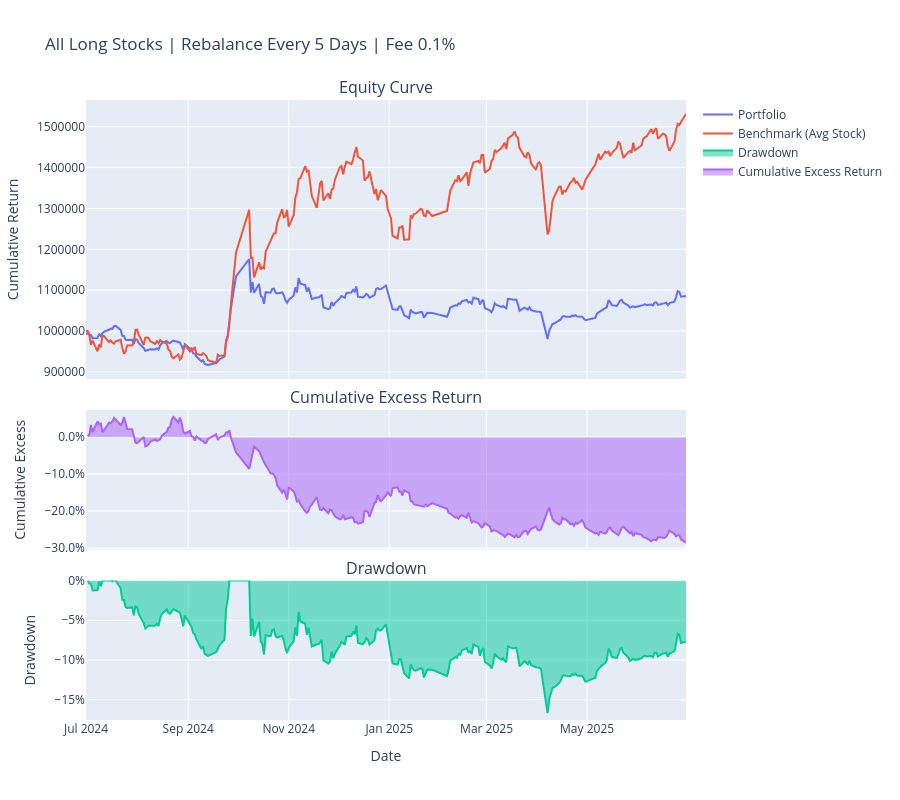

Notebook code cell kept with this figure:
### Code cell
import warnings
from util import *

warnings.filterwarnings("ignore")

# ===================== 全多头策略配置 =====================
CONFIG = {
    "INITIAL_CASH": 1_000_000,       # 初始资金
    "START_DATE": "2024-07-01",      # 回测开始日期
    "END_DATE": "2025-06-30",        # 回测结束日期
    "REBALANCE_FREQ": 5,             # 调仓频率（每N个选股日）
    "PRICE_FILE": "data/eod_prices.parquet",    # 价格文件
    "SELECTION_FILE": "records/mv_selection_v4.parquet", # 新版选股文件
    "TRANSACTION_FEE": 0.008         # 手续费0.1%
}

# ===================== 执行全多头回测 =====================
portfolio_ser, benchmark_ser, metrics = backtest_long_only(
    initial_cash=CONFIG["INITIAL_CASH"],
    start_date=CONFIG["START_DATE"],
    end_date=CONFIG["END_DATE"],
    rebalance_freq=CONFIG["REBALANCE_FREQ"],
    price_file=CONFIG["PRICE_FILE"],
    selection_file=CONFIG["SELECTION_FILE"],
    transaction_fee_rate=CONFIG["TRANSACTION_FEE"]
)

# ===================== 输出结果 =====================
print("\n==================== 全多头策略绩效指标 ====================")
for k, v in metrics.items():
    print(f"{k}: {v:.4f}")

# 绘图（净值+回撤+基准对比）
plot_results(
    portfolio_values=portfolio_ser,
    benchmark_values=benchmark_ser,
    title=f'All Long Stocks | Rebalance Every {CONFIG["REBALANCE_FREQ"]} Days | Fee 0.1%',
    plot_excess=True
)

### Figure 1 — Plotly figure (JSON) as saved in the notebook; plotly's stock layout.template omitted (floating-point values rounded to 4 significant figures; data arrays with more than 128 entries replaced by an {"elided": "..."} marker saying what was removed)
{"data": [{"mode": "lines", "name": "Portfolio", "type": "scatter", "x": {"elided": "242 str values"}, "xaxis": "x", "y": {"elided": "242 float values"}, "yaxis": "y"}, {"mode": "lines", "name": "Benchmark (Avg Stock)", "type": "scatter", "x": {"elided": "242 str values"}, "xaxis": "x", "y": {"elided": "242 float values"}, "yaxis": "y"}, {"fill": "tozeroy", "mode": "lines", "name": "Drawdown", "type": "scatter", "x": {"elided": "241 str values"}, "xaxis": "x3", "y": {"elided": "241 float values"}, "yaxis": "y3"}, {"fill": "tozeroy", "mode": "lines", "name": "Cumulative Excess Return", "type": "scatter", "x": {"elided": "241 str values"}, "xaxis": "x2", "y": {"elided": "241 float values"}, "yaxis": "y2"}], "layout": {"annotations": [{"font": {"size": 16}, "showarrow": false, "text": "Equity Curve", "x": 0.5, "xanchor": "center", "xref": "paper", "y": 1, "yanchor": "bottom", "yref": "paper"}, {"font": {"size": 16}, "showarrow": false, "text": "Cumulative Excess Return", "x": 0.5, "xanchor": "center", "xref": "paper", "y": 0.5, "yanchor": "bottom", "yref": "paper"}, {"font": {"size": 16}, "showarrow": false, "text": "Drawdown", "x": 0.5, "xanchor": "center", "xref": "paper", "y": 0.225, "yanchor": "bottom", "yref": "paper"}], "height": 800, "hovermode": "x unified", "showlegend": true, "title": {"text": "All Long Stocks | Rebalance Every 5 Days | Fee 0.1%"}, "xaxis": {"anchor": "y", "domain": [0, 1], "matches": "x3", "showticklabels": false}, "xaxis2": {"anchor": "y2", "domain": [0, 1], "matches": "x3", "showticklabels": false}, "xaxis3": {"anchor": "y3", "domain": [0, 1], "title": {"text": "Date"}}, "yaxis": {"anchor": "x", "domain": [0.55, 1], "tickformat": ".0f", "title": {"text": "Cumulative Return"}}, "yaxis2": {"anchor": "x2", "domain": [0.275, 0.5], "tickformat": ".1%", "title": {"text": "Cumulative Excess"}}, "yaxis3": {"anchor": "x3", "domain": [0, 0.225], "tickformat": ".0%", "title": {"text": "Drawdown"}}}}
